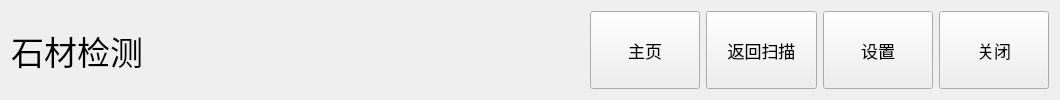
         <widget class="QWidget" name="widget" native="true">
          <property name="font">
           <font>
            <family>Adobe 黑体 Std R</family>
           </font>
          </property>
          <layout class="QHBoxLayout" name="horizontalLayout_23" stretch="1,4,1,1,1,1">
           <item>
            <widget class="QLabel" name="label_20">
             <property name="font">
              <font>
               <family>Adobe 黑体 Std R</family>
               <pointsize>25</pointsize>
              </font>
             </property>
             <property name="text">
              <string>石材检测</string>
             </property>
            </widget>
           </item>
           <item>
            <spacer name="horizontalSpacer_14">
             <property name="font">
              <font>
               <family>Adobe 黑体 Std R</family>
              </font>
             </property>
             <property name="orientation">
              <enum>Qt::Horizontal</enum>
             </property>
             <property name="sizeHint" stdset="0">
              <size>
               <width>648</width>
               <height>20</height>
              </size>
             </property>
            </spacer>
           </item>
           <item>
            <widget class="QToolButton" name="toolButton_9">
             <property name="sizePolicy">
              <sizepolicy hsizetype="Preferred" vsizetype="Preferred">
               <horstretch>0</horstretch>
               <verstretch>0</verstretch>
              </sizepolicy>
             </property>
             <property name="font">
              <font>
               <family>Adobe 黑体 Std R</family>
               <pointsize>13</pointsize>
              </font>
             </property>
             <property name="text">
              <string>主页</string>
             </property>
            </widget>
           </item>
           <item>
            <widget class="QToolButton" name="toolButton_28">
             <property name="sizePolicy">
              <sizepolicy hsizetype="Preferred" vsizetype="Preferred">
               <horstretch>0</horstretch>
               <verstretch>0</verstretch>
              </sizepolicy>
             </property>
             <property name="font">
              <font>
               <family>Adobe 黑体 Std R</family>
               <pointsize>13</pointsize>
              </font>
             </property>
             <property name="text">
              <string>返回扫描</string>
             </property>
            </widget>
           </item>
           <item>
            <widget class="QToolButton" name="toolButton_29">
             <property name="sizePolicy">
              <sizepolicy hsizetype="Preferred" vsizetype="Preferred">
               <horstretch>0</horstretch>
               <verstretch>0</verstretch>
              </sizepolicy>
             </property>
             <property name="font">
              <font>
               <family>Adobe 黑体 Std R</family>
               <pointsize>13</pointsize>
              </font>
             </property>
             <property name="text">
              <string>设置</string>
             </property>
            </widget>
           </item>
           <item>
            <widget class="QToolButton" name="toolButton_30">
             <property name="sizePolicy">
              <sizepolicy hsizetype="Preferred" vsizetype="Preferred">
               <horstretch>0</horstretch>
               <verstretch>0</verstretch>
              </sizepolicy>
             </property>
             <property name="font">
              <font>
               <family>Adobe 黑体 Std R</family>
               <pointsize>13</pointsize>
              </font>
             </property>
             <property name="text">
              <string>关闭</string>
             </property>
            </widget>
           </item>
          </layout>
         </widget>
